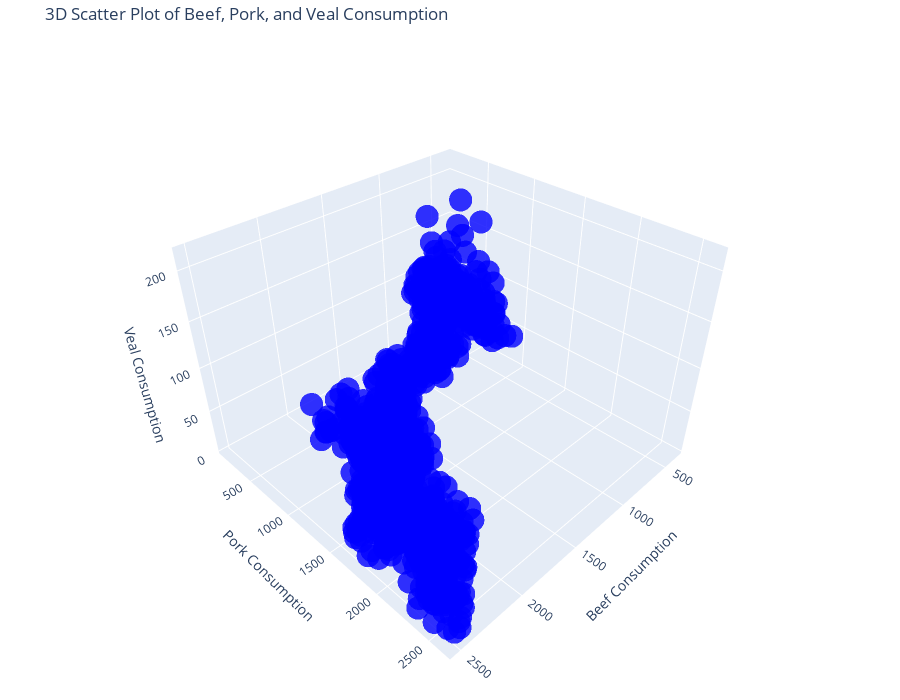

This figure's notebook cell:
### Markdown cell above
The graph above is a nice and simple plotnine graph with an easy to apply color of blue. However, the simple graph above cannot compare three variables in a scatter plot. Plotly can!

### Code cell
# Sources for 3d Scatter Plots for Plotly: https://plotly.com/python/3d-scatter-plots/
# https://stackoverflow.com/questions/61980632/update-layout-argument-list-with-plotly

fig = px.scatter_3d( # px.scatter_3d renders a 3D scatter plot
    meat,
    x='beef',
    y='pork',
    z='veal',
    title="3D Scatter Plot of Beef, Pork, and Veal Consumption",
    labels={"beef": "Beef", "pork": "Pork", "veal": "Veal"}, # Shown when hovering over the dots
    color_discrete_sequence=["blue"],  # Color of the dots
    opacity=0.8
)
fig.update_layout( # fig.update_layout allows you to change the layout and appearance of the plot
    scene=dict(
        xaxis_title='Beef Consumption',
        yaxis_title='Pork Consumption',
        zaxis_title='Veal Consumption',
        aspectratio=dict(x=1, y=1, z=0.7),  # aspect ratio...is used to adjust the aspect ratio
    ),
    margin=dict(l=20, r=20, b=20, t=40),  # This is to modify the margin
    width=900,  # This is to set the entire render's width
    height=700,  # This is to set the entire render's height
)


# The line below displays the rendered plot
fig.show()

### Figure 1 — Plotly figure (JSON) as saved in the notebook; plotly's stock layout.template omitted (floating-point values rounded to 4 significant figures; data arrays with more than 128 entries replaced by an {"elided": "..."} marker saying what was removed)
{"data": [{"hovertemplate": "Beef=%{x}<br>Pork=%{y}<br>Veal=%{z}<extra></extra>", "legendgroup": "", "marker": {"color": "blue", "opacity": 0.8, "symbol": "circle"}, "mode": "markers", "name": "", "scene": "scene", "showlegend": false, "type": "scatter3d", "x": {"elided": "960 float values"}, "y": {"elided": "960 float values"}, "z": {"elided": "960 float values"}}], "layout": {"height": 700, "legend": {"tracegroupgap": 0}, "margin": {"b": 20, "l": 20, "r": 20, "t": 40}, "scene": {"aspectratio": {"x": 1, "y": 1, "z": 0.7}, "domain": {"x": [0, 1], "y": [0, 1]}, "xaxis": {"title": {"text": "Beef Consumption"}}, "yaxis": {"title": {"text": "Pork Consumption"}}, "zaxis": {"title": {"text": "Veal Consumption"}}}, "title": {"text": "3D Scatter Plot of Beef, Pork, and Veal Consumption"}, "width": 900}}
